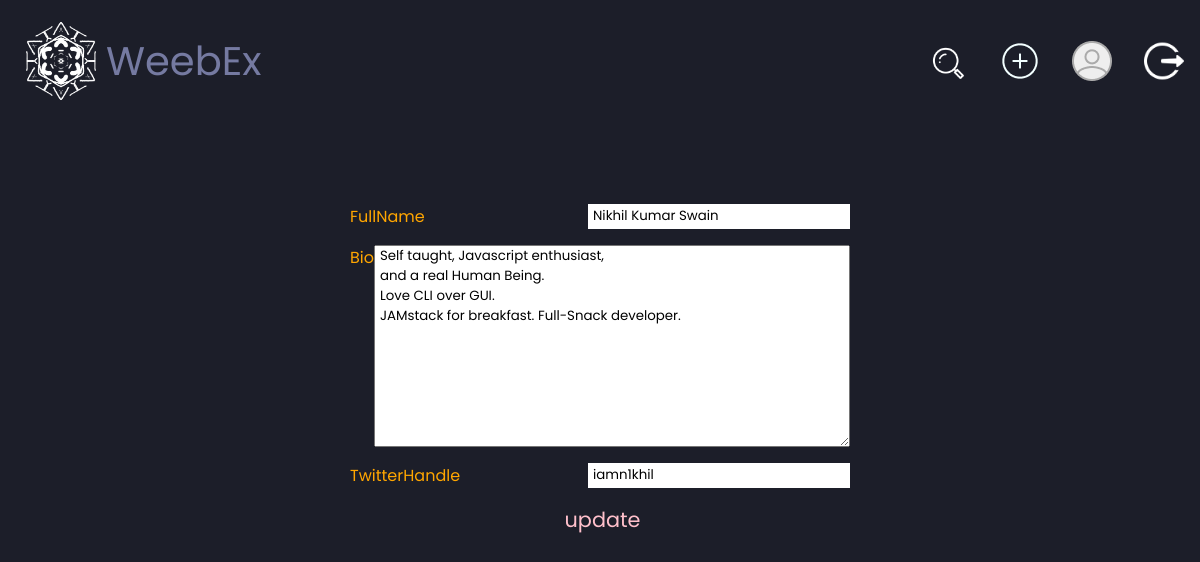
The page /2/edit (signed in) on the database as committed earlier.
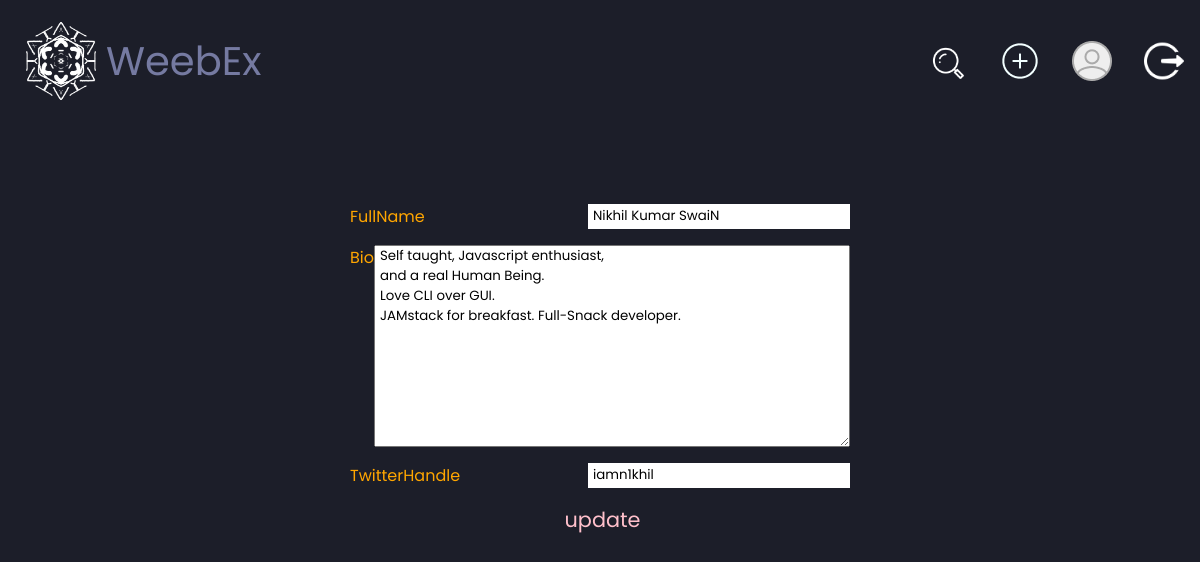
The same page on the database as committed later.
### weeb/models.py (models this page shows, shortened)
class Profile(models.Model):
    user = models.OneToOneField(User, on_delete=models.CASCADE, primary_key=True)
    username = models.CharField(max_length=30, help_text='should only contains alphabetic or numeric character.')
    fullName = models.CharField(max_length=60, help_text='60 characters or less.')  # new
    bio = models.TextField(max_length=140, help_text='140 characters or less.', blank=True)  # new
    twitterHandle = models.CharField(max_length=40, help_text='40 characters or less.', blank=True)  # new
    joinedOn = models.DateTimeField(auto_now_add=True)

### weeb/views.py (the view)
# urls.py: path(r'<pk>/edit', views.ProfileEditView.as_view(), name='profileEdit'),
class ProfileEditView(LoginRequiredMixin, generic.UpdateView):
    login_url = 'login'
    model = Profile
    template_name = 'weeb/profile_form.html'
    fields = ['fullName', 'bio', 'twitterHandle']

### weeb/templates/weeb/profile_form.html (shortened to what this page needs)
{% extends 'weeb/base.html' %}
{% block content %}
    <form action="" method="post" enctype="multipart/form-data">
        {% for field in form %}
            <div>
                <span>{{ field.label }}</span>
                {{ field }}
            </div>
        {% endfor %}
        <div id="submit">
            <input type="submit" value="update">
        </div>
    </form>
{% endblock %}

Rows that differ between the two databases and show on the page:
changed Profile "iamn1khil": fullName "Nikhil Kumar Swain" → "Nikhil Kumar SwaiN"
